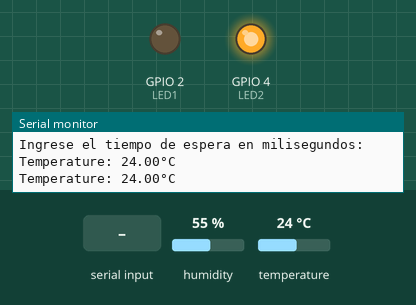
The sketch below on a simulated ESP32. Shown: output pins drawn as LEDs (lit = HIGH), the last lines printed to the serial monitor. Inputs (shaded band) come from the test bench; at power-on: humidity 55 %, temperature 24 °C.

Above: at 5.8 s.
5.9 s: "90,45\n" received over Serial
11.9 s: "5\n" received over Serial
At 12.7 s:
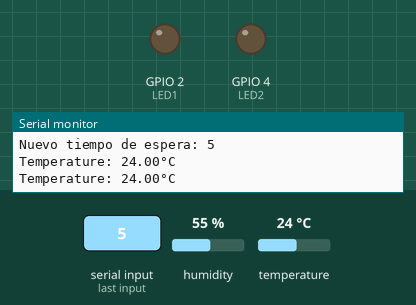
17.9 s: "30,150\n" received over Serial
At 18.07 s:
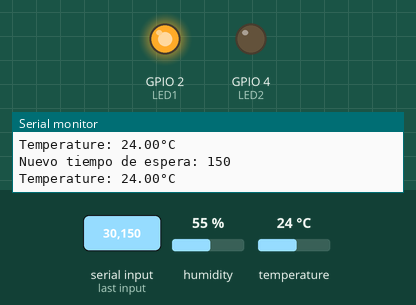
Timing chart, 0 to 29.9 s (numbered marks = the images above; inputs shaded):
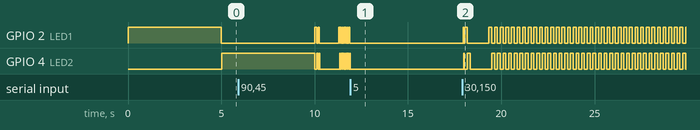

Measured:
- after the input at 11.9 s, GPIO 2 (LED1): stops changing and stays LOW; GPIO 4 (LED2): goes on until 11.9 s, then stays LOW
- after the input at 17.9 s, GPIO 2 (LED1): goes HIGH 0.03 s, LOW 0.05 s, HIGH 0.15 s, LOW 1.2 s, 35 × (HIGH 0.15 s, LOW 0.15 s), then HIGH, starting after 0.06 s; GPIO 4 (LED2): goes HIGH 0.03 s, LOW 0.17 s, HIGH 0.15 s, LOW 1.2 s, 34 × (HIGH 0.15 s, LOW 0.15 s), HIGH 0.15 s, then LOW, starting after 0.09 s

The sketch:

sketch_mar20a.ino
```cpp
#include <DHT.h>

#define DHTTYPE DHT22
#define DHTPIN 27

#define LED1 2
#define LED2 4

int tiempoEspera = 5000; // Tiempo inicial en milisegundos

DHT dht(DHTPIN, DHTTYPE);

void detectarTemperatura() {
    float temperature = dht.readTemperature();
    if (isnan(temperature)) {
        Serial.println("ERROR EN EL SENSOR");
        return;
    }
    Serial.print("Temperature: ");
    Serial.print(temperature);
    Serial.println("°C");
}

void setup() {
    Serial.begin(9600);
    dht.begin();

    pinMode(LED1, OUTPUT);
    pinMode(LED2, OUTPUT);

    Serial.println("Ingrese el tiempo de espera en milisegundos:");
}

void loop() {
    if (Serial.available()) {
        int nuevoTiempo = Serial.parseInt();
        if (nuevoTiempo > 0) {
            tiempoEspera = nuevoTiempo;
            Serial.print("Nuevo tiempo de espera: ");
            Serial.println(tiempoEspera);
        }
    }

    detectarTemperatura();

    digitalWrite(LED1, HIGH);
    delay(tiempoEspera);
    digitalWrite(LED1, LOW);

    detectarTemperatura();

    digitalWrite(LED2, HIGH);
    delay(tiempoEspera);
    digitalWrite(LED2, LOW);
}
```
